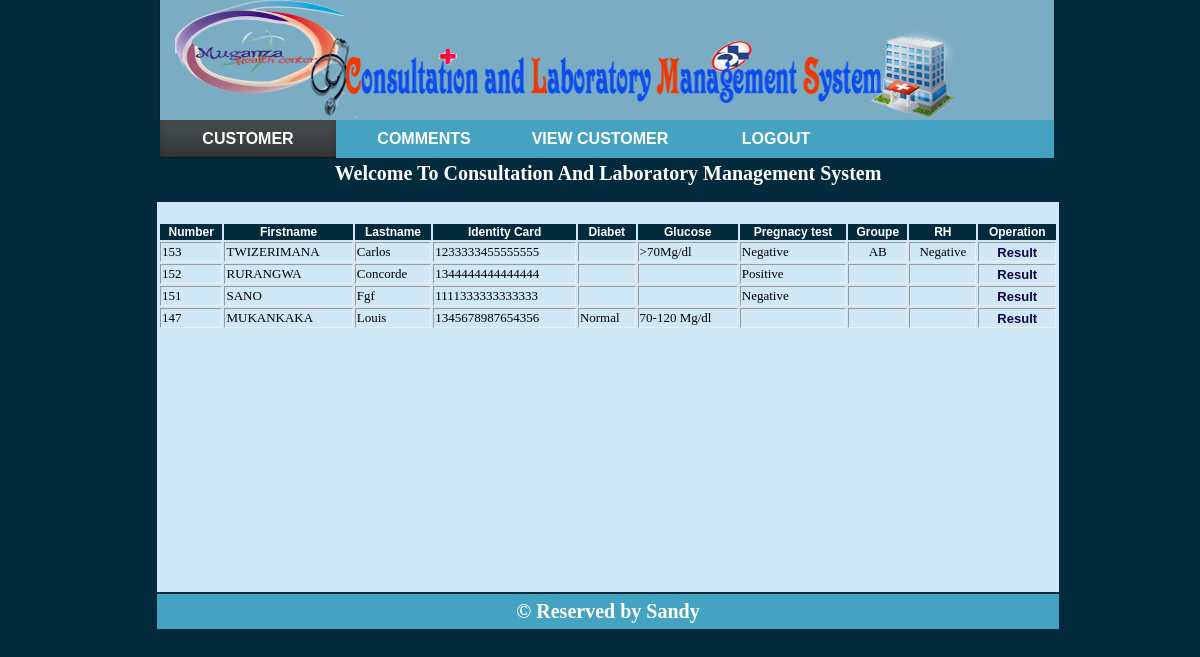
Page /resulted.php (signed in) on the committed database.
### tables this page shows
CREATE TABLE IF NOT EXISTS `customer` (
  `Customer_Id` int(11) NOT NULL AUTO_INCREMENT,
  `Firstname` char(50) NOT NULL,
  `Lastname` char(50) NOT NULL,
  `sex` char(8) NOT NULL,
  `date` date NOT NULL,
  `District` char(50) NOT NULL,
  `glucose` varchar(30) NOT NULL,
  `diabet` varchar(30) NOT NULL,
  `Sector` char(50) NOT NULL,
  `Pregnacy` char(20) NOT NULL,
  `National_Id` varchar(16) NOT NULL,
  `child` varchar(20) NOT NULL,
  `Telephone` varchar(13) NOT NULL,
  `photo` varchar(20) NOT NULL,
  `Conversation` longtext NOT NULL,
  `blood_gr` varchar(20) NOT NULL,
  `RH` varchar(20) NOT NULL,
  `datee` date NOT NULL,
  PRIMARY KEY (`Customer_Id`),
  UNIQUE KEY `National_Id` (`National_Id`,`Telephone`)
);

### resulted.php (the view, shortened to what this page needs)
<html>
<head>
<link rel="stylesheet" type="text/css"href="cssfile.css"/>
</head >
<body bgcolor="042b3d">
<div id="container">
<div class="banner">
<img src="log2.png" class="img">
</div>
<table  align="center" border="0">
<tr>
	<div id="main-menu">
					<ul>
<li class="active"><a href="doctor.php" class="active">Customer</a>
	</li>
<li><a href="#"> Comments</a>
	</li>
	<li><a href="customer_v.php">View Customer</a></li>
	<li><a href="logout.php">Logout</a>
	</li>
	</ul>
	</div>
</tr>
<tr>
	<td colspan="6" id="td2" valign="top">
		<p class="t">Welcome To Consultation And Laboratory Management System</p>
<?php
$sql="SELECT *from customer  where blood_gr!='-'or Pregnacy-'-'or RH!='-' order by Customer_Id DESC  limit 12";
$query=mysql_query($sql);
?>
<center>
<table border="1" class="tab12" align="center">
<tr>
	<td class="bg" >Number</td>
	<td class="bg" >Firstname</td>
<td class="bg">Lastname</td>
<td class="bg">Identity Card</td>
<td class="bg">Diabet</td>
<td class="bg">Glucose</td>
<td class="bg">Pregnacy test</td>
<td class="bg">Groupe</td>
<td class="bg">RH</td>
<td class="bg" colspan="2">Operation</td>
</tr>
<?php
while($row=mysql_fetch_array($query)){
?>
<tr>
	<td><?php echo $row['Customer_Id'];?></td>
<td><?php echo $row['Firstname'];?></td>
<td><?php echo $row['Lastname'];?></td>
<td><?php echo $row['National_Id'];?></td>
<td><?php echo $row['diabet'];?></td>
<td><?php echo $row['glucose'];?></td>
<td><?php echo $row['Pregnacy'];?></td>
<td align="center"><?php echo $row['blood_gr'];?></td>
<td align="center"><?php echo $row['RH'];?></td>
<td > <a href="result_test.php? Customer_Id=<?php echo $row['Customer_Id'];?>"><div class="delete"> Result</div> </a></td>
<?php
}
?>
</table>
</tr>
<tr>
<td colspan="6" class="footer">&copy Reserved by Sandy</td>
</tr>
</table>
</div>
</body>
</html>

### cssfile.css (style rules this page uses)
#container { max-width: 1200px;width:1200;padding:0px;margin:0 auto; }
table { width: 900px; }
#td2 { height: 430px; background-color: #d0e7f6; }
body { margin-top: 65px; }
a { text-decoration: none; font-family: arial; color: white; font-weight: bold; }
.footer { background-color: #44a3c1; text-align: center; height: 35px; color: white; font-size: 20px; font-weight: bold; }
.banner { background-color: #7aacc3; margin-top: -65px; height: 120px; width: 894px; margin-left: 152px; border-radius: -webkit-border-radius: -moz-border-radius: box-shadow: 1px 1px 2px rgba(0,0,0,.3), 0 0 2px rgba(0,0,0,.3); -webkit-box-shadow: 1px 1px 2px rgba(0,0,0,.3), 0 0 2px rgba(0,0,0,.3); -moz-box-shadow: 1px 1px 2px rgba(0,0,0,.3), 0 0 2px rgba(0,0,0,.3); }
.bg { background-color: #042b3d; text-align:center; font-weight: bold; font-size: 12px; font-family: arial; color: white; border: 0px; }
.delete { text-align: center; color: rgb(18, 5, 68); }
.img { width: 780px; height: 120px; margin-left:15px ; margin-top:-2px; }
.t { background-color: #042b3d; font-weight: bold; color: white; text-align: center; font-size: 20px; margin-left: -1px; margin-top: -0.6px; height: 40px; margin-right: -1px; }
#main-menu { width: 74.5%; float: left; background: #44a3c1; margin-left: 152px; }
#main-menu > ul { list-style:none; overflow:hidden; padding:0; margin:0; }
#main-menu > ul > li { min-width:100px; float:left;display:block; }
#main-menu > ul > li > a { text-align:center; width: 156px; text-decoration:none; font-size:16px; font-weight:900; color:#fff; padding:10px ; display:block; text-transform:uppercase; }
.tab12 { font-size: 13px; border: 0px; }
#main-menu ul li a.active { text-decoration: none; background: #042b3d; border-left: 0; border-right: 0; background-image: -webkit-linear-gradient(top, #484e4f, #323637); background-image: -moz-linear-gradient(top, #484e4f, #323637); background-image: -o-linear-gradient(top, #484e4f, #323637); background-image: linear-gradient(to bottom, #484e4f, #323637); -webkit-box-shadow: inset 0 -1px #151717, inset 0 -1px 8px rgba(0, 0, 0, 0.2); box-shadow: inset 0 -1px #151717, inset 0 -1px 8px rgba(0, 0, 0, 0.2);*/ }

### rows in the picture
customer: Customer_Id "153", Firstname "TWIZERIMANA", Lastname "Carlos", National_Id "1233333455555555", glucose ">70Mg/dl", Pregnacy "Negative", blood_gr "AB", RH "Negative"
customer: Customer_Id "152", Firstname "RURANGWA", Lastname "Concorde", National_Id "1344444444444444", Pregnacy "Positive"
customer: Customer_Id "151", Firstname "SANO", Lastname "Fgf", National_Id "1111333333333333", Pregnacy "Negative"
customer: Customer_Id "147", Firstname "MUKANKAKA", Lastname "Louis", National_Id "1345678987654356", diabet "Normal", glucose "70-120 Mg/dl"
